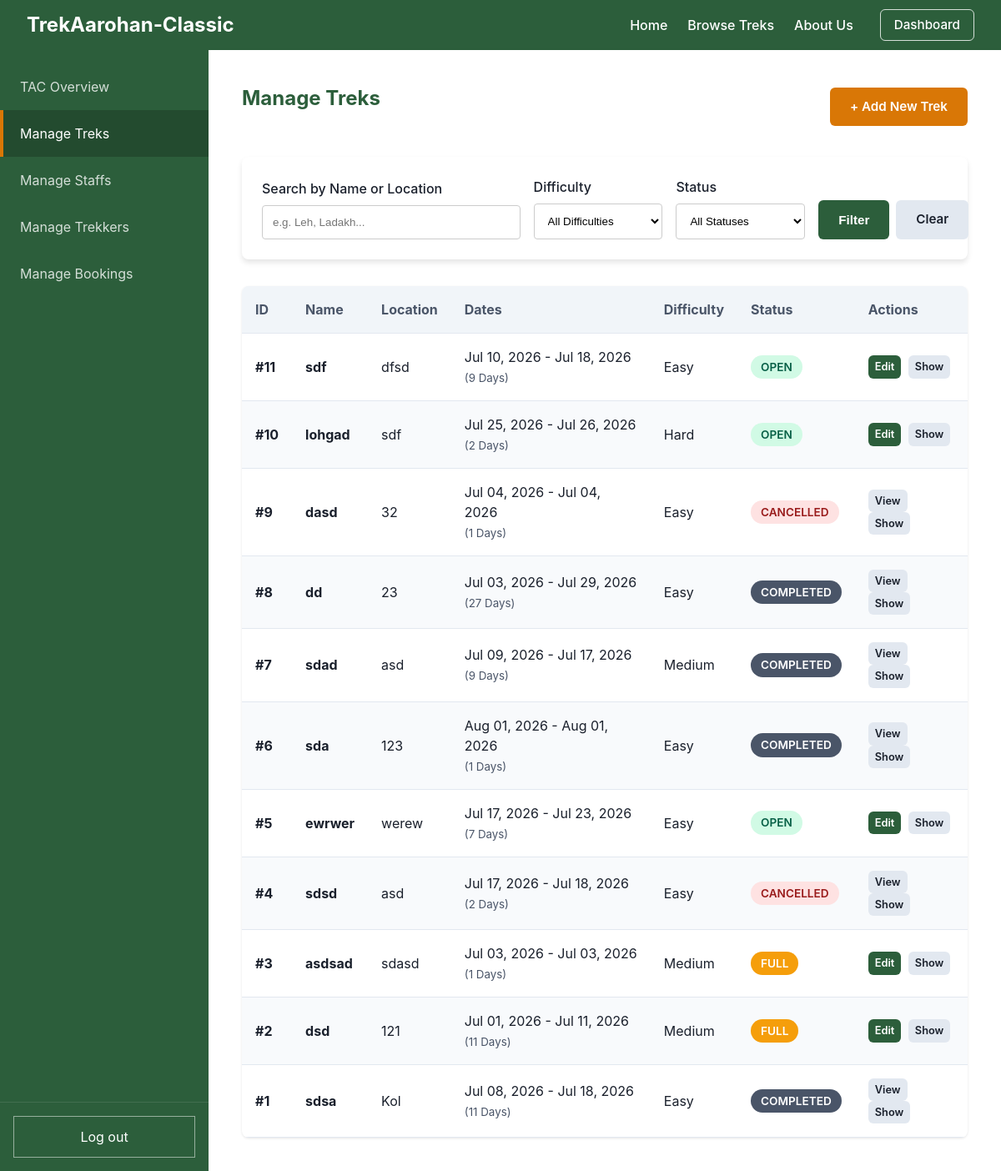
/admin/treks (signed in), run on an earlier commit of the app's database.
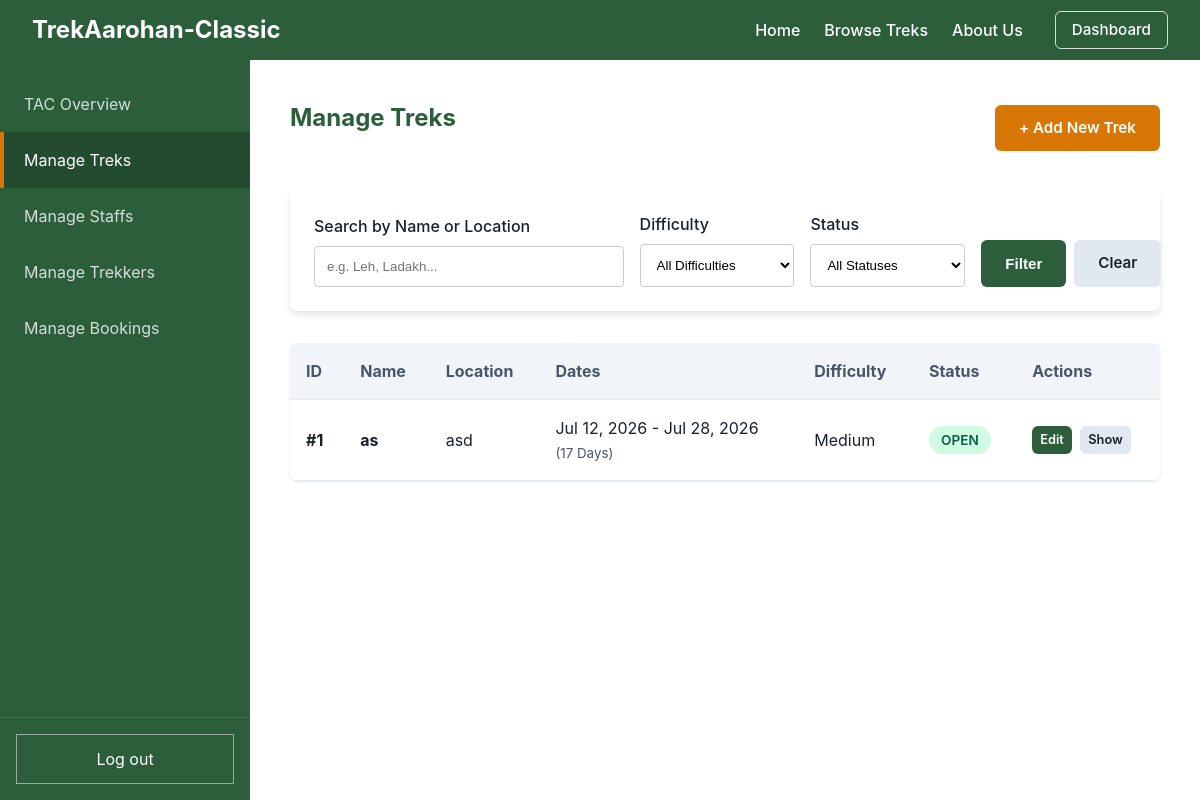
And on a later commit of the database.
### models.py (models this page shows)
class Trek(db.Model):
    __tablename__ = "trek"
    id = db.Column(db.Integer, primary_key=True, autoincrement=True)
    name = db.Column(db.String(100), nullable=False)
    location = db.Column(db.String(100), nullable=False)
    description = db.Column(db.Text, nullable=True)
    difficulty = db.Column(db.String(20), nullable=False)
    start_date = db.Column(db.Date, nullable=False)
    end_date = db.Column(db.Date, nullable=False)
    slots_available = db.Column(db.Integer, nullable=False)
    price = db.Column(db.Float, default=0.0, nullable=False)
    status = db.Column(db.String(20), default="open", nullable=False)
    cover_image = db.Column(db.String(255), nullable=True)
    assigned_staff_id = db.Column(db.Integer, db.ForeignKey("user.id"), nullable=False)
    bookings = db.relationship("Booking", backref="trek", lazy=True)

### app.py (the view)
    @app.route("/admin/treks")
    @login_required
    def admin_treks():
        if current_user.role != 2:
            return redirect(url_for("home"))
        q = request.args.get("q", "").strip()
        difficulty = request.args.get("difficulty", "")
        status = request.args.get("status", "")
        query = Trek.query
        if q:
            query = query.filter(db.or_(Trek.name.ilike(f"%{q}%"), Trek.location.ilike(f"%{q}%")))
        if difficulty:
            query = query.filter(Trek.difficulty == difficulty)
        if status:
            query = query.filter(Trek.status == status)
        treks = query.order_by(Trek.id.desc()).all()
        return render_template("admin_treks.html", treks=treks, current_q=q, current_difficulty=difficulty, current_status=status)

### templates/admin_treks.html (shortened to what the changed rows need)
{% extends "admin_base.html" %}
{% set active_page = "treks" %}
{% block dashboard_content %}
    <div style="display: flex; justify-content: space-between; align-items: center; margin-bottom: 2rem;">
        <h2>Manage Treks</h2>
    </div>
    <div class="data-table-wrapper">
        <table class="data-table">
            <thead>
                <tr>
                    <th>ID</th>
                    <th>Name</th>
                    <th>Location</th>
                    <th>Dates</th>
                    <th>Difficulty</th>
                    <th>Status</th>
                    <th>Actions</th>
                </tr>
            </thead>
            <tbody>
                {% for trek in treks %}
                <tr>
                    <td><strong>#{{ trek.id }}</strong></td>
                    <td><strong>{{ trek.name }}</strong></td>
                    <td>{{ trek.location }}</td>
                    <td>
                        {{ trek.start_date.strftime('%b %d, %Y') }} - {{ trek.end_date.strftime('%b %d, %Y') }}<br>
                        <small style="color: var(--secondary-color);">({{ (trek.end_date - trek.start_date).days + 1 }} Days)</small>
                    </td>
                    <td>
                        <span style="text-transform: capitalize;">{{ trek.difficulty }}</span>
                    </td>
                    <td>
                        <span class="badge badge-{{ trek.status }}">{{ trek.status|capitalize }}</span>
                    </td>
                    <td>
                        {% if trek.status in ["completed", "cancelled"] %}
                        <a href="{{ url_for('admin_treks_edit', id=trek.id) }}" class="btn btn-secondary" style="padding: 0.25rem 0.5rem; font-size: 0.8rem; margin-right: 0.25rem;">View</a>
                        {% else %}
                        <a href="{{ url_for('admin_treks_edit', id=trek.id) }}" class="btn btn-primary" style="padding: 0.25rem 0.5rem; font-size: 0.8rem; margin-right: 0.25rem;">Edit</a>
                        {% endif %}
                        <a href="{{ url_for('public_trek_detail', id=trek.id) }}" class="btn btn-secondary" style="padding: 0.25rem 0.5rem; font-size: 0.8rem;">Show</a>
                    </td>
                </tr>
                {% else %}
                <tr>
                    <td colspan="7" style="text-align: center; padding: 2rem; color: var(--secondary-color);">
                        No treks found. Click "+ Add New Trek" to create one.
                    </td>
                </tr>
                {% endfor %}
            </tbody>
        </table>
    </div>
{% endblock %}

What changed in the data, as far as the page shows it:
removed Trek: id "11", name "sdf", location "dfsd", start_date "Jul 10, 2026", end_date "Jul 18, 2026", (trek.end_date-trek.start_date).days+1 "9", difficulty "Easy", status "OPEN"
removed Trek: id "10", name "lohgad", location "sdf", start_date "Jul 25, 2026", end_date "Jul 26, 2026", (trek.end_date-trek.start_date).days+1 "2", difficulty "Hard", status "OPEN"
removed Trek: id "9", name "dasd", location "32", start_date "Jul 04, 2026", end_date "Jul 04, 2026", (trek.end_date-trek.start_date).days+1 "1", difficulty "Easy", status "CANCELLED"
removed Trek: id "8", name "dd", location "23", start_date "Jul 03, 2026", end_date "Jul 29, 2026", (trek.end_date-trek.start_date).days+1 "27", difficulty "Easy", status "COMPLETED"
removed Trek: id "7", name "sdad", location "asd", start_date "Jul 09, 2026", end_date "Jul 17, 2026", (trek.end_date-trek.start_date).days+1 "9", difficulty "Medium", status "COMPLETED"
removed Trek: id "6", name "sda", location "123", start_date "Aug 01, 2026", end_date "Aug 01, 2026", (trek.end_date-trek.start_date).days+1 "1", difficulty "Easy", status "COMPLETED"
removed Trek: id "5", name "ewrwer", location "werew", start_date "Jul 17, 2026", end_date "Jul 23, 2026", (trek.end_date-trek.start_date).days+1 "7", difficulty "Easy", status "OPEN"
removed Trek: id "4", name "sdsd", location "asd", start_date "Jul 17, 2026", end_date "Jul 18, 2026", (trek.end_date-trek.start_date).days+1 "2", difficulty "Easy", status "CANCELLED"
removed Trek: id "3", name "asdsad", location "sdasd", start_date "Jul 03, 2026", end_date "Jul 03, 2026", (trek.end_date-trek.start_date).days+1 "1", difficulty "Medium", status "FULL"
removed Trek: id "2", name "dsd", location "121", start_date "Jul 01, 2026", end_date "Jul 11, 2026", (trek.end_date-trek.start_date).days+1 "11", difficulty "Medium", status "FULL"
changed Trek id 1: name "sdsa" → "as"; location "Kol" → "asd"; start_date "Jul 08, 2026" → "Jul 12, 2026"; end_date "Jul 18, 2026" → "Jul 28, 2026"; (trek.end_date-trek.start_date).days+1 "11" → "17"; difficulty "Easy" → "Medium"; status "COMPLETED" → "OPEN"; status "View" → "Edit"
